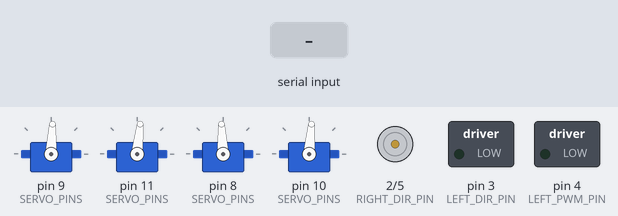
This sketch was run on a simulated Arduino Uno, built with avr-gcc and run on an emulated ATmega328P. Parts: 4 × servo, direction and speed pins drawn as motors (green arrow = direction pin HIGH = forward, orange = LOW = backward, longer = more drive), switched loads named in the sketch (green lamp = pin HIGH). The test bench sets the inputs (shaded band).

Above: at 1.2 s.
1.3 s: "B" received over Serial
At 2.3 s:
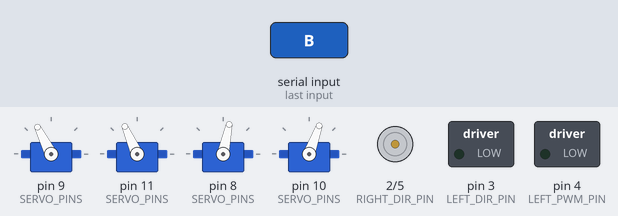
2.8 s: "C" received over Serial
At 3.4 s:
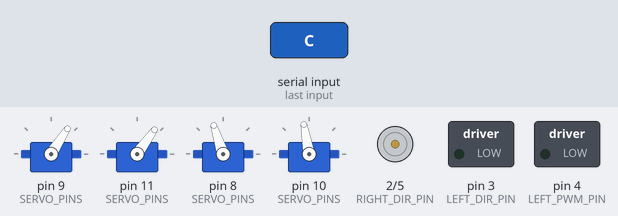
4.3 s: "D" received over Serial
At 4.6 s:
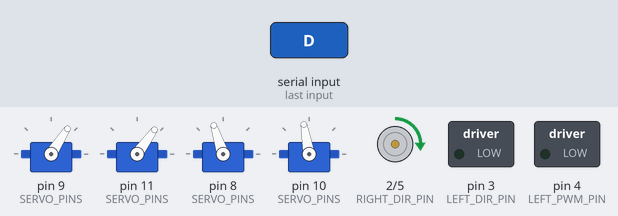
Timing chart, 0 to 20.8 s (numbered marks = the images above; inputs shaded):
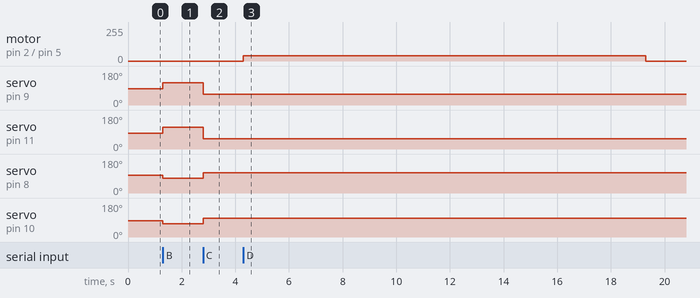

Measured:
- after the input at 1.3 s, servo on pin 9 (SERVO_PINS): 87° → 117° at once; servo on pin 11 (SERVO_PINS): 84° → 114° at once; servo on pin 8 (SERVO_PINS): 93° → 78° at once; servo on pin 10 (SERVO_PINS): 85° → 70° at once
- after the input at 2.8 s, servo on pin 9 (SERVO_PINS): 117° → 57° at once; servo on pin 11 (SERVO_PINS): 114° → 54° at once; servo on pin 8 (SERVO_PINS): 78° → 108° at once; servo on pin 10 (SERVO_PINS): 70° → 100° at once
- after the input at 4.3 s, motor on pin 2 (RIGHT_DIR_PIN) / pin 5 (RIGHT_PWM_PIN): stopped → forward 40/255 at once, → stopped 15.0 s later

The sketch:

Movement-2.ino
```cpp
#include "WheelController.h"

// I am doing 2 printing functions because of this:
// https://stackoverflow.com/questions/5739888/what-is-the-difference-between-signed-and-unsigned-int

/**
 * @brief Print an array of int8_t in the serial monitor
 *
 * @param arrayList
 * @param size
 */
void printSignedList(int8_t *arrayList, int size) {
  Serial.print("[ ");
  for (int i = 0; i < size; i++) {
    Serial.print(*(arrayList + i));
    if (i != size - 1)
      Serial.print(", ");
  }
  Serial.print(" ]");
}

/**
 * @brief Print an array of uint8_t in the serial monitor
 *
 * @param arrayList
 * @param size
 */
void printUnsignedList(uint8_t *arrayList, int size) {
  Serial.print("[ ");
  for (int i = 0; i < size; i++) {
    Serial.print(*(arrayList + i));
    if (i != size - 1)
      Serial.print(", ");
  }
  Serial.print(" ]");
}

void test_forward() {
  Wheels.forward(100);
  ;
}

void test_speed() {
  Wheels.forward(100);
  delay(2000);
  Wheels.stop(2000);

  Wheels.backward(100);
  delay(2000);
  Wheels.stop(2000);
}

void test_slowstop() {
  Wheels.forward(100);
  delay(2000);
  Wheels.slowStop();

  Wheels.backward(100);
  delay(2000);
  Wheels.slowStop();
}

void test_servos() {
  Wheels.turn_abs(10);
  delay(4000);
  Wheels.turn_abs(-10);
  delay(4000);
}

void test_turn_round() {
  // Wheels.setSpeed(uint8_t *motors, int8_t *pwm_speeds, uint8_t size);
  Wheels.forward(200);
  delay(2000);
  Wheels.backward(200);
  delay(2000);

  Wheels.slowStop(1000);

  Wheels.setSpeed(200);
  Wheels.turn_abs(20);
  delay(2000);
  Wheels.changeDirection();
  Wheels.setSpeed(200);
  delay(2000);

  Wheels.slowStop(1000);

  Wheels.setSpeed(200);
  Wheels.turn_abs(-20);
  delay(2000);
  Wheels.changeDirection();
  Wheels.setSpeed(200);
  delay(2000);

  Wheels.slowStop(1000);
}

void test_angles() {
  Wheels.turn_abs(20);
  Wheels.setSpeed(20);
  delay(10000);
  Wheels.changeDirection();
  Wheels.setSpeed(20);
  delay(10000);
}

void setup() {
  Serial.begin(9600);
  Wheels.begin();

  // test_forward();
}
void loop() {
  if (Serial.available()) {
    char incomming = Serial.read();
    switch (incomming) {
      case 'A':
        Wheels.turn_abs(0);
        break;
      case 'B':
        Wheels.turn_abs(30);
        break;
      case 'C':
        Wheels.turn_abs(-30);
        break;
      case 'D':
        Wheels.setSpeed(40);
        delay(15000);
        Wheels.stop();
        break;
      case 'E':
        Wheels.changeDirection();
        break;
      default:
        break;
    }
  }
  //test_angles();
  // test_speed();
  // test_slowstop();
  //test_turn_round();

  // test_servos()
  // test_class();
}
```

WheelController.cpp
```cpp
#include "WheelController.h"

WheelController Wheels;

// ======= CONSTRUCTORS =======

/**
 * @brief Construct a new WheelController object.
 * It controls the 6 DC motors and 4 servo motors of the E-Gaia autonomous robot.
 * Pins are specified as constants within the source code.
 */
WheelController::WheelController() {

  uint8_t servo_counter = 0;
  for (uint8_t i = 0; i < this->NB_OF_WHEELS; i++) {
    // create servo controllers
    if (this->SERVO_PINS[i]) {
      this->servos[servo_counter] = Servo();
      this->servos_in_pos[i] = &(this->servos[servo_counter++]);
    } else
      this->servos_in_pos[i] = nullptr;
  }
}

WheelController::~WheelController() {}

// ======= PRIVATE =======

/**
 * @brief Returns the direction of a given speed: 1 meaning forwards, 0 backwards.
 * @param speed the speed in int16_t : from -255 to 255
 */
bool WheelController::directionOf(uint8_t motor_index) {

  if (this->robot_direction == this->MOTOR_DIRECTIONS[motor_index])  // the return values depend on how we have connected the wires
    return 0;                                                        // 0 goes forwards
  return 1;                                                          // while 1 goes backwards
}

void WheelController::write() {
  for (uint8_t motor_index = 0; motor_index < this->NB_OF_WHEELS; motor_index++) {
    digitalWrite(this->DIR_PINS[motor_index], this->directionOf(motor_index));
    analogWrite(this->PWM_PINS[motor_index], this->robot_speed);
  }
}

// ======= PUBLIC =======
/**
 * @brief Initializes the pinModes and servo controllers.
 */
void WheelController::begin() {
  for (uint8_t i = 0; i < this->NB_OF_WHEELS; i++) {

    pinMode(this->DIR_PINS[i], OUTPUT);
    pinMode(this->PWM_PINS[i], OUTPUT);

    if (this->servos_in_pos[i] != nullptr) {
      pinMode(this->SERVO_PINS[i], OUTPUT);
      this->servos_in_pos[i]->attach(this->SERVO_PINS[i]);
      this->servos_in_pos[i]->write(this->REST_ANGLE);
    }
  }

  this->turn_straight();
}

uint8_t WheelController::getSpeed() {
  return this->robot_speed;
}

/**
 * @brief Set speed for all motors
 *
 * @param pwm_speed [uint8_t] the speed in pwm (-255 to 255)
 */
void WheelController::setSpeed(uint8_t pwm_speed) {
  // TODO create token for most used combinations (all, right, left)

  if (pwm_speed > this->MAX_SPEED)
    this->robot_speed = this->MAX_SPEED;  // if the speed is to high, set it to the maximum
  else
    this->robot_speed = pwm_speed;

  // this->motor_dir = this->directionOf(pwm_speed);
  this->write();
}

/**
 * @brief Changes the direction of the robot only if speed equals 0
 *
 */
void WheelController::setDirection(int8_t dir) {
  if (!this->robot_speed)  // only change direction if the robot has no speed
  {
    this->robot_direction = (dir > 0 ? 1 : 0);
    this->write();
  }
}

/**
 * @brief Changes the direction of the robot only if speed equals 0
 *
 */
void WheelController::changeDirection() {
  this->slowStop();
  this->setDirection(-this->robot_direction + 1);
}

/**
 * @brief Adds an increment to the current speed of the motors
 *
 * @param speed_increment [int8_t] The increment to ba added
 */
void WheelController::incrementSpeed(int8_t speed_increment) {
  this->setSpeed(this->getSpeed() + speed_increment);
}

/**
 * @brief Set the absolute angle of a single servo motor
 *
 * @param servo_index [uint8_t] The index of the servo motor concerned
 * @param angle [uint8_t] The angle to be set (0 to 180)
 */
void WheelController::turn_abs(uint8_t servo_index, int8_t angle) {
  if (this->servos_in_pos[servo_index] != nullptr) {
    // TODO add: and this->robot_speeds[servo_index] >= this->MIN_SPEED_TO_TURN

    int fixed_angle = angle * this->ANGLE_RATIOS[servo_index] + this->SERVO_OFFSETS[servo_index];
    this->servos_in_pos[servo_index]->write(this->REST_ANGLE + fixed_angle);
  }
}

/**
 * @brief Sets the absolute angle of the whole robot
 *
 * @param angle [uint8_t]
 */
void WheelController::turn_abs(int8_t angle) {
  if (abs(angle) > this->REST_ANGLE)  // make sure the sum is always positive
    angle = this->REST_ANGLE;

  // TODO descomentar esto
  // if (this->getSpeed() < this->MIN_SPEED_TO_TURN)
  //   this->setSpeed(this->MIN_SPEED_TO_TURN);

  this->robot_angle = angle;

  this->turn_abs(0, angle);
  this->turn_abs(1, angle);
  this->turn_abs(4, -angle);
  this->turn_abs(5, -angle);
}

/**
 * @brief Turns all the robots to their resting position (forwards)
 */
void WheelController::turn_straight() {
  this->turn_abs(0);
}

/**
 * @brief Sets all the motors to a specific speed forwards
 *
 * @param speed [uint8_t] from 0 to 255
 */
void WheelController::forward(uint8_t speed, int8_t dir = 1) {
  if (this->robot_direction != dir)
    this->changeDirection();

  this->turn_straight();
  // TODO make delay with millis
  this->setSpeed(speed);
}

/**
 * @brief sets all the motors to a specific speed backwards
 *
 * @param speed (uint8_t) 0 to 255
 */
void WheelController::backward(uint8_t speed) {
  this->forward(speed, 0);
}

void WheelController::stop() {
  this->setSpeed(0);
}
void WheelController::stop(uint32_t milliseconds) {
  // TODO change delay to millis
  this->stop();
  delay(milliseconds);
}

void WheelController::slowStop() {
  while (this->getSpeed()) {
    this->setSpeed((uint8_t)this->getSpeed() * 0.95);
    delay(50);
  }
}

void WheelController::slowStop(uint32_t milliseconds) {
  this->slowStop();
  delay(milliseconds);
}

void WheelController::slowToSpeed_async(int16_t speed, int16_t newSpeed) {
  int step = 1;
  if (speed > newSpeed)
    step = -1;
  for (int i = speed; i != newSpeed; i += step) {
    // analogWrite(pwdPin, i);
    delay(20);

    if ((i < 0) || (i > 256)) {
      // analogWrite(pwdPin, 0);
      speed = 0;
      return;
    }
  }
  speed = newSpeed;
}

void WheelController::emergencyShotDown() {
  // TODO gradually slow down the motors before stopping them completely
  this->slowStop();
}
```

WheelController.h
```cpp
#ifndef WHEEL_CONTROLLER_H
#define WHEEL_CONTROLLER_H

#include <stdint.h>
#include <Servo.h>  // https://github.com/arduino-libraries/Servo/blob/master/docs/api.md
#include <Arduino.h>

class WheelController {
private:
  static const uint8_t NB_OF_WHEELS = 6;
  static const uint8_t NB_OF_SERVO = 4;

  const uint8_t RIGHT_PWM_PIN = 5;
  const uint8_t LEFT_PWM_PIN = 4;
  const uint8_t RIGHT_DIR_PIN = 2;
  const uint8_t LEFT_DIR_PIN = 3;

  // pwd pins for each motor
  const uint8_t PWM_PINS[NB_OF_WHEELS] = { LEFT_PWM_PIN, RIGHT_PWM_PIN,
                                           LEFT_PWM_PIN, RIGHT_PWM_PIN,
                                           LEFT_PWM_PIN, RIGHT_PWM_PIN };

  // direction pins for each motor
  const uint8_t DIR_PINS[NB_OF_WHEELS] = { LEFT_DIR_PIN, RIGHT_DIR_PIN,
                                           LEFT_DIR_PIN, RIGHT_DIR_PIN,
                                           LEFT_DIR_PIN, RIGHT_DIR_PIN };

  // the sense of each motor
  const int8_t MOTOR_DIRECTIONS[NB_OF_WHEELS] = { 1, 0,
                                                  1, 0,
                                                  1, 0 };

  // pins of each servo motor, 0 meaning there is no servo motor
  const uint8_t SERVO_PINS[NB_OF_WHEELS] = { 9, 11,
                                             0, 0,
                                             8, 10 };

  const float ANGLE_RATIOS[NB_OF_WHEELS] = { 1, 1,
                                             0, 0,
                                             0.5, 0.5 };

  const int8_t SERVO_OFFSETS[NB_OF_WHEELS] = { -3, -6,
                                               0, 0,
                                               3, -5 };

  const uint8_t MAX_SPEED = 255;
  const uint8_t MIN_SPEED_TO_TURN = 20;  // Minimum speed required in order to turn
  const uint8_t REST_ANGLE = 90;         // The angle where all wheels are pointing forward

  uint8_t robot_speed = 0;
  bool robot_direction = 1;
  int8_t robot_angle = 0;

  Servo servos[NB_OF_SERVO];           // Servo objects to control each servo motor
  Servo *servos_in_pos[NB_OF_WHEELS];  // Servo pointers in the same index as the DC motor

  bool directionOf(uint8_t motor_index);
  void write();

public:
  WheelController();
  ~WheelController();
  void begin();

  uint8_t getSpeed();

  void setSpeed(uint8_t pwm_speed);
  void setDirection(int8_t dir);
  void changeDirection();

  void incrementSpeed(int8_t speed_increment);

  void turn_abs(uint8_t servo_index, int8_t angle);
  void turn_abs(int8_t angle);
  void turn_straight();

  void forward(uint8_t speed, int8_t dir = 1);
  void backward(uint8_t speed);
  void stop();
  void stop(uint32_t milliseconds);
  void slowStop();
  void slowStop(uint32_t milliseconds);

  void slowToSpeed_async(int16_t speed, int16_t newSpeed);
  void emergencyShotDown();
};

extern WheelController Wheels;

#endif
```
